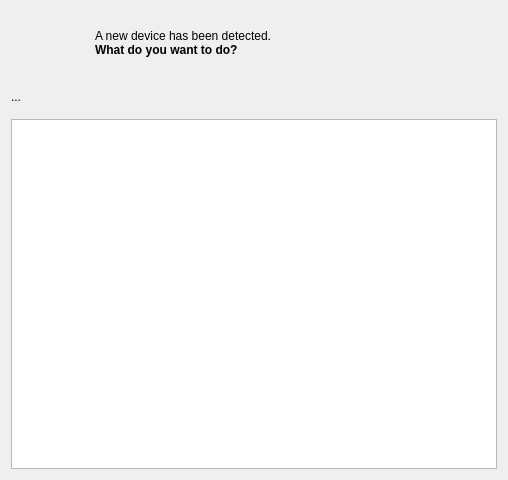
<ui version="4.0" >
 <class>DeviceActionsDialogView</class>
 <widget class="QWidget" name="DeviceActionsDialogView" >
  <property name="geometry" >
   <rect>
    <x>0</x>
    <y>0</y>
    <width>508</width>
    <height>480</height>
   </rect>
  </property>
  <layout class="QVBoxLayout" >
   <property name="spacing" >
    <number>15</number>
   </property>
   <item>
    <layout class="QHBoxLayout" >
     <property name="spacing" >
      <number>20</number>
     </property>
     <item>
      <widget class="QLabel" name="iconLabel" >
       <property name="sizePolicy" >
        <sizepolicy vsizetype="Fixed" hsizetype="Fixed" >
         <horstretch>0</horstretch>
         <verstretch>0</verstretch>
        </sizepolicy>
       </property>
       <property name="minimumSize" >
        <size>
         <width>64</width>
         <height>64</height>
        </size>
       </property>
       <property name="maximumSize" >
        <size>
         <width>64</width>
         <height>64</height>
        </size>
       </property>
       <property name="pixmap" >
        <pixmap/>
       </property>
       <property name="scaledContents" >
        <bool>true</bool>
       </property>
       <property name="wordWrap" >
        <bool>false</bool>
       </property>
      </widget>
     </item>
     <item>
      <widget class="QLabel" name="textLabel1" >
       <property name="text" >
        <string>A new device has been detected.&lt;br>&lt;b>What do you want to do?&lt;/b></string>
       </property>
       <property name="textFormat" >
        <enum>Qt::RichText</enum>
       </property>
       <property name="wordWrap" >
        <bool>false</bool>
       </property>
      </widget>
     </item>
    </layout>
   </item>
   <item>
    <widget class="QLabel" name="descriptionLabel" >
     <property name="sizePolicy" >
      <sizepolicy vsizetype="Minimum" hsizetype="Preferred" >
       <horstretch>0</horstretch>
       <verstretch>0</verstretch>
      </sizepolicy>
     </property>
     <property name="text" >
      <string>...</string>
     </property>
     <property name="wordWrap" >
      <bool>false</bool>
     </property>
    </widget>
   </item>
   <item>
    <widget class="KListWidget" name="actionsList" >
     <property name="iconSize" >
      <size>
       <width>48</width>
       <height>48</height>
      </size>
     </property>
    </widget>
   </item>
  </layout>
 </widget>
 <customwidgets>
  <customwidget>
   <class>KListWidget</class>
   <extends>QListWidget</extends>
   <header>klistwidget.h</header>
  </customwidget>
 </customwidgets>
 <includes>
  <include location="local" >klistwidget.h</include>
 </includes>
 <resources/>
 <connections/>
</ui>
